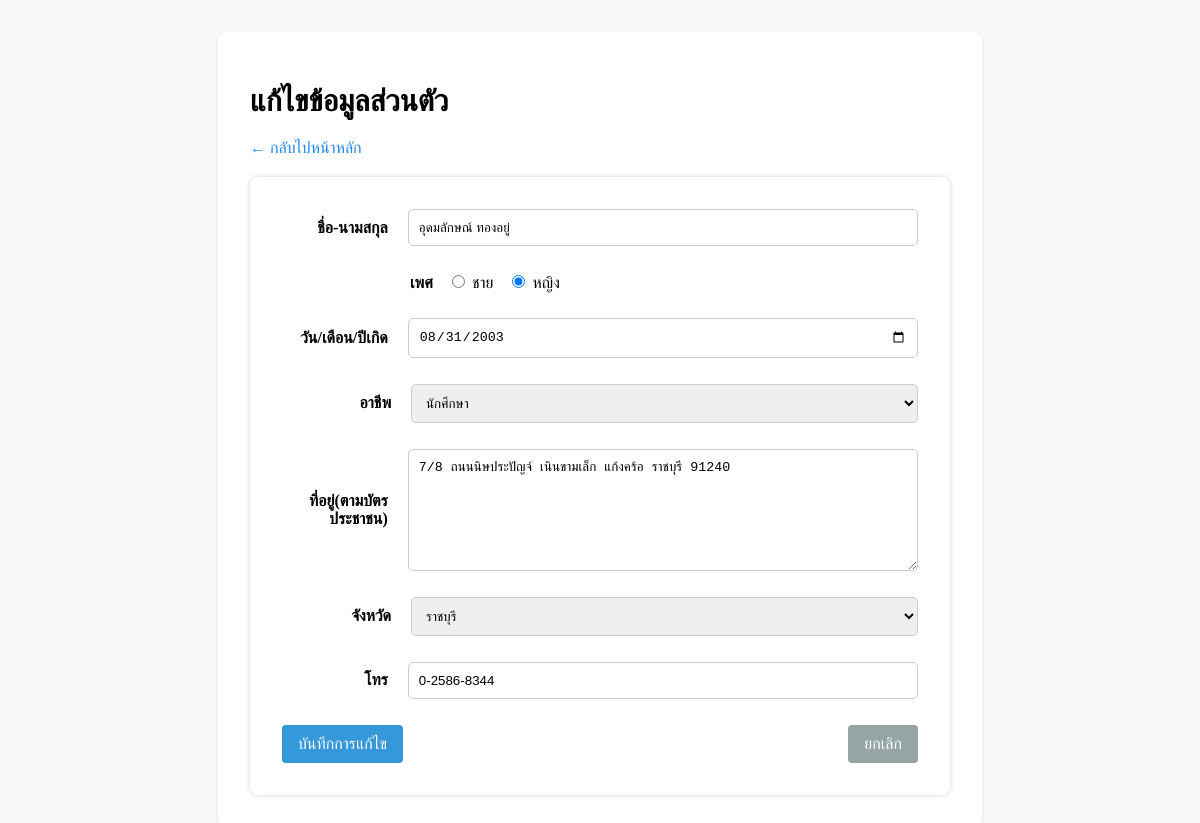
Screenshot of /webroot/edit.php?id=2 with the database file from the repository.
### tables this page shows
CREATE TABLE `address` (
      `id` int(11) NOT NULL AUTO_INCREMENT PRIMARY KEY,
      `fullname` varchar(250) NOT NULL,
      `gender` varchar(10) NOT NULL,
      `birthdate` date NOT NULL,
      `occupation` varchar(250) NOT NULL,
      `address` text NOT NULL,
      `province` varchar(100) NOT NULL,
      `phone` varchar(50) NOT NULL
    );

### webroot/edit.php (the view, shortened to what this page needs)
<?php
$link = require_once "db_connect.inc.php";
$id = $_GET["id"];
$query = "SELECT * FROM address WHERE id=$id";
try {
    $result = mysqli_query($link, $query);
    $person = mysqli_fetch_assoc($result);
} catch (mysqli_sql_exception $e) {
    error_log($e);
    die("Failed to update person: " . $e->getMessage());
}
$provinces = [
    "กระบี่",
    "กรุงเทพมหานคร",
    "กาญจนบุรี",
    "กาฬสินธุ์",
    "กำแพงเพชร",
    "ขอนแก่น",
    "จันทบุรี",
    "ฉะเชิงเทรา",
    "ชลบุรี",
    "ชัยนาท",
    "ชัยภูมิ",
    "ชุมพร",
    "เชียงราย",
    "เชียงใหม่",
    "ตรัง",
    "ตราด",
    "ตาก",
    "นครนายก",
    "นครปฐม",
    "นครพนม",
    "นครราชสีมา",
    "นครศรีธรรมราช",
    "นครสวรรค์",
    "นนทบุรี",
    "นราธิวาส",
    "น่าน",
    "บึงกาฬ",
    "บุรีรัมย์",
    "ปทุมธานี",
    "ประจวบคีรีขันธ์",
    "ปราจีนบุรี",
    "ปัตตานี",
    "พระนครศรีอยุธยา",
    "พะเยา",
    "พังงา",
    "พัทลุง",
    "พิจิตร",
    "พิษณุโลก",
    "เพชรบุรี",
    "เพชรบูรณ์",
    "แพร่",
    "ภูเก็ต",
    "มหาสารคาม",
    "มุกดาหาร",
    "แม่ฮ่องสอน",
    "ยโสธร",
    "ยะลา",
    "ร้อยเอ็ด",
    "ระนอง",
    "ระยอง",
    "ราชบุรี",
    "ลพบุรี",
    "ลำปาง",
    "ลำพูน",
    "เลย",
    "ศรีสะเกษ",
    "สกลนคร",
    "สงขลา",
    "สตูล",
    "สมุทรปราการ",
    "สมุทรสงคราม",
    "สมุทรสาคร",
    "สระแก้ว",
    "สระบุรี",
    "สิงห์บุรี",
    "สุโขทัย",
    "สุพรรณบุรี",
    "สุราษฎร์ธานี",
    "สุรินทร์",
    "หนองคาย",
    "หนองบัวลำภู",
    "อ่างทอง",
    "อุดรธานี",
    "อุทัยธานี",
    "อุตรดิตถ์",
    "อุบลราชธานี",
    "อำนาจเจริญ"
];
?>
<!DOCTYPE html>
<html lang="en">
<head>
    <link rel="stylesheet" href="css/edit.css">
</head>
<body>
    <div class="container">
        <h1>แก้ไขข้อมูลส่วนตัว</h1>
        <a href="index.php" class="to-persons">← กลับไปหน้าหลัก</a>
        <div class="form">
            <form action="index.php" method="post">
                <div class="input-group">
                    <label for="fullname">ชื่อ-นามสกุล</label>
                    <input type="text" id="fullname" name="fullname" value="<?= $person['fullname']; ?>" required>
                </div>
                <br>
                <div class="input-group-radio">
                    <label class="gender">เพศ</label>
                    <input type="radio" id="male" name="gender" value="ชาย"
                        <?= ($person['gender'] === 'ชาย') ? 'checked' : '' ?> required>
                    <label for="male">ชาย</label>
                    <input type="radio" id="female" name="gender" value="หญิง"
                        <?= ($person['gender'] === 'หญิง') ? 'checked' : '' ?> required>
                    <label for="female">หญิง</label>
                </div>
                <br>
                <div class="input-group">
                    <label for="birthdate">วัน/เดือน/ปีเกิด</label>
                    <input type="date" id="birthdate" name="birthdate" value="<?= $person['birthdate']; ?>" required placeholder="dd/mm/yyyy">
                </div>
                <br>
                <div class="input-group">
                    <label for="occupation">อาชีพ</label>
                    <select name="occupation" required>
                        <option value="นักศึกษา" <?= $person['occupation'] === 'นักศึกษา' ? 'selected' : '' ?>>นักศึกษา</option>
                    </select>
                </div>
                <br>
                <div class="input-group">
                    <label for="address">ที่อยู่(ตามบัตรประชาชน)</label>
                    <textarea name="address" id="address"><?= htmlspecialchars($person['address']) ?></textarea>
                </div>
                <br>
                <div class="input-group">
                    <label for="province">จังหวัด</label>
                    <select name="province" required>
                        <?php foreach ($provinces as $province): ?>
                            <option value="<?= $province ?>" <?= ($person['province']) === $province ? 'selected' : '' ?>>
                                <?= $province ?>
                            </option>
                        <?php endforeach; ?>
                    </select>
                </div>
                <br>
                <div class="input-group">
                    <label for="phone">โทร</label>
                    <input type="tel" id="phone" name="phone" value="<?= $person['phone']; ?>" required>
                </div>
                <br>
                <div class="button-group">
                    <button type="submit" class="btn btn-save">บันทึกการแก้ไข</button>
                    <a href="index.php" class="btn btn-clear">ยกเลิก</a>
                </div>
            </form>
        </div>
    </div>
</body>
</html>

### webroot/css/edit.css (style rules this page uses)
body { padding: 2rem; background-color: #f8f9fa; margin: 0; }
h1 { font-size: 30px; font-weight: bold; }
form { background: white; box-shadow: 0 2px 4px rgba(0, 0, 0, 0.05), 0 -2px 4px rgba(0, 0, 0, 0.05), 2px 0 4px rgba(0, 0, 0, 0.05), -2px 0 4px rgba(0, 0, 0, 0.05); padding: 2rem; border-radius: 8px; margin-top: 20px; }
.container { max-width: 700px; margin: 0 auto; background: white; padding: 2rem; border-radius: 8px; box-shadow: 0 2px 4px rgba(0, 0, 0, 0.1); }
.to-persons { text-decoration: none; color: rgb(34, 136, 238); display: inline-block; }
.input-group { display: flex; align-items: center; margin-bottom: 0.5rem; }
.input-group label { width: 130px; font-weight: bold; padding-right: 20px; text-align: right; display: block; }
.input-group input { width: 600px; border-radius: 5px; border: 1px solid #ccc; padding: 10px; }
.input-group select { width: 600px; border-radius: 5px; border: 1px solid #ccc; padding: 10px; }
.input-group textarea { width: 600px; height: 100px; border-radius: 5px; border: 1px solid #ccc; padding: 10px; }
.input-group-radio { display: block; align-items: center; padding-right: 150px; padding-left: 8rem; margin-bottom: 0.5rem; }
.input-group-radio label { padding-right: 10px; }
.gender { font-weight: bold; }
.button-group { display: flex; justify-content: space-between; }
.btn { padding: 0.65rem 1rem; font-size: 1rem; border: none; border-radius: 4px; cursor: pointer; text-decoration: none; text-align: center; transition: background-color 0.2s ease; }
.btn-save { background-color: #3498db; color: white; }
.btn-clear { background-color: #95a5a6; color: white; }

### rows the page displays
address: fullname "อุดมลักษณ์ ทองอยู่", gender "☐ ชาย", gender "☑ หญิง", birthdate "08/31/2003", occupation "นักศึกษา", address "7/8 ถนนนิษประปัญจ์ เนินขามเล็ก แก้งคร้อ ราชบุรี 91240", province "ราชบุรี", phone "0-2586-8344"
